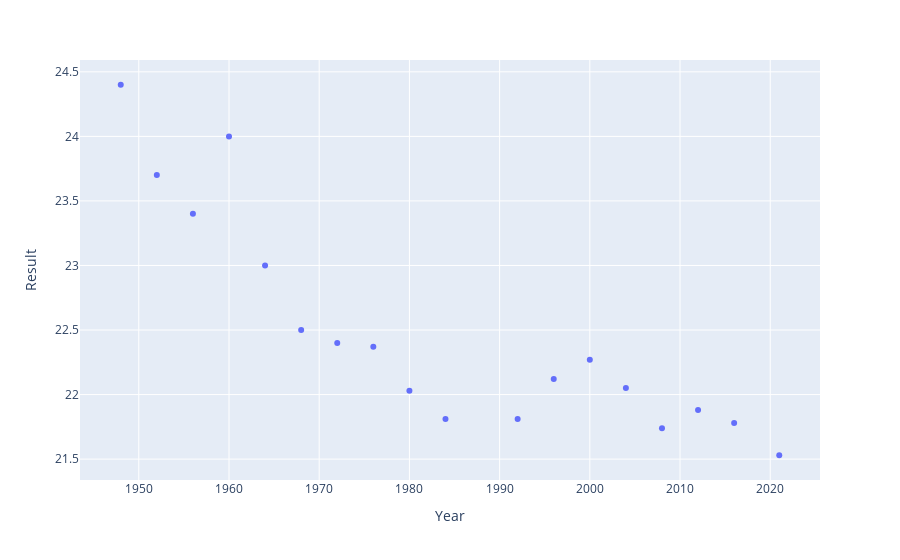

Write notebook code for a chart like this one.
### Markdown cell above
### visualización de los datos

### Code cell
px.scatter(df_original, x=df_original['Year'], y=df_original['Result'])

### Figure 1 — Plotly figure (JSON) as saved in the notebook; plotly's stock layout.template omitted (floating-point values rounded to 4 significant figures)
{"data": [{"hovertemplate": "Year=%{x}<br>Result=%{y}<extra></extra>", "legendgroup": "", "marker": {"color": "#636efa", "symbol": "circle"}, "mode": "markers", "name": "", "orientation": "v", "showlegend": false, "type": "scatter", "x": [1948, 1952, 1956, 1960, 1964, 1968, 1972, 1976, 1980, 1984, 1992, 1996, 2000, 2004, 2008, 2012, 2016, 2021], "xaxis": "x", "y": [24.4, 23.7, 23.4, 24, 23, 22.5, 22.4, 22.37, 22.03, 21.81, 21.81, 22.12, 22.27, 22.05, 21.74, 21.88, 21.78, 21.53], "yaxis": "y"}], "layout": {"legend": {"tracegroupgap": 0}, "margin": {"t": 60}, "xaxis": {"anchor": "y", "domain": [0, 1], "title": {"text": "Year"}}, "yaxis": {"anchor": "x", "domain": [0, 1], "title": {"text": "Result"}}}}
